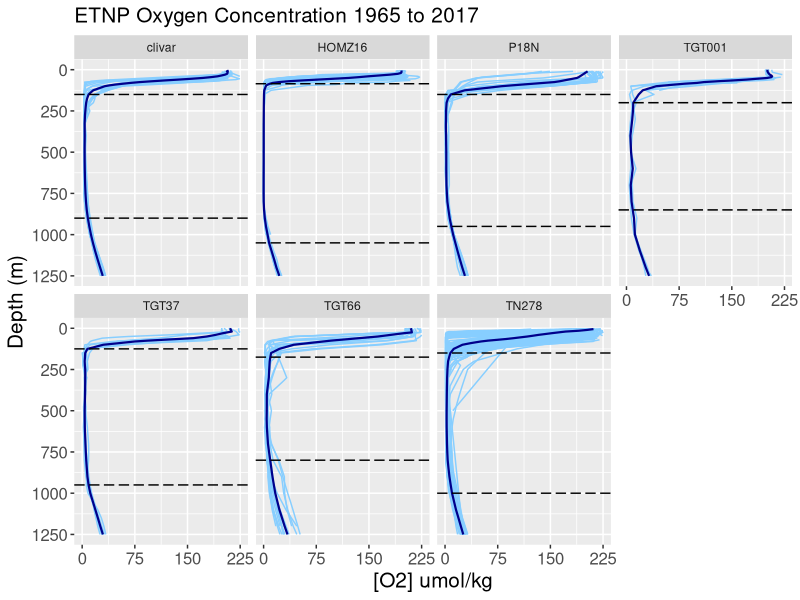
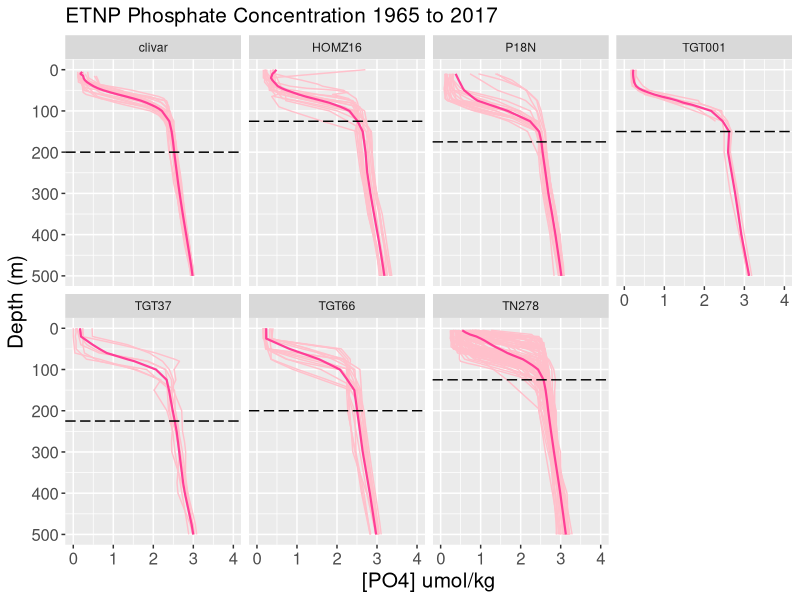
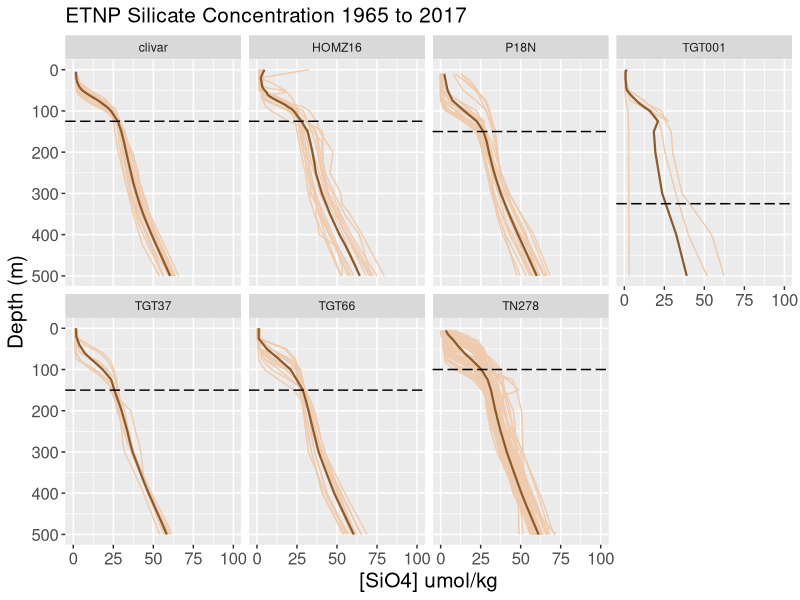
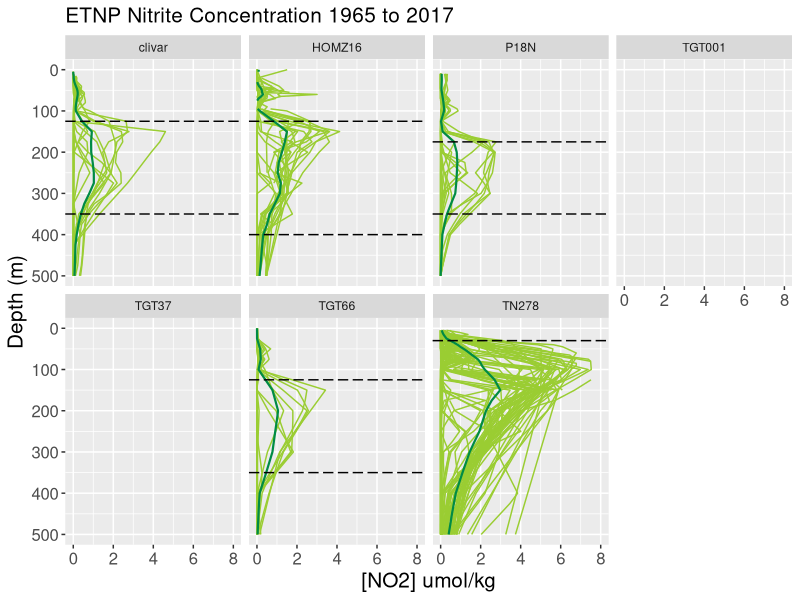
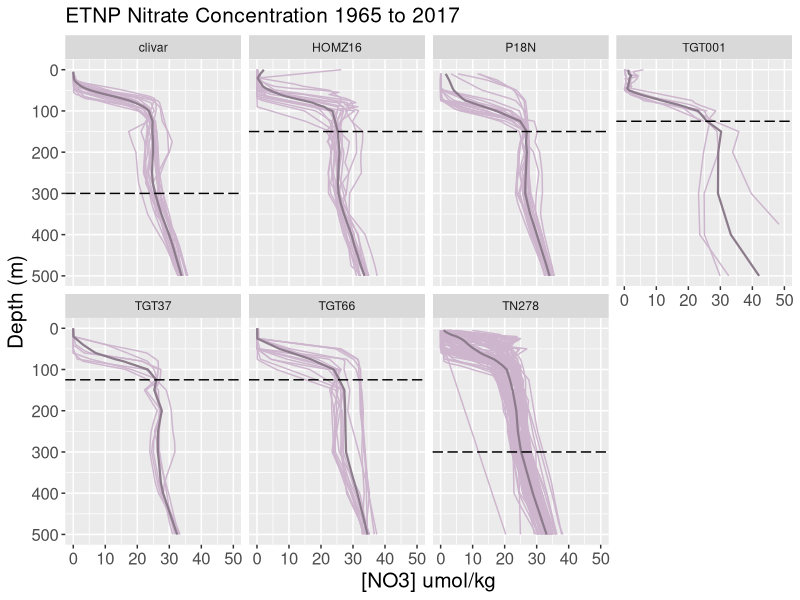
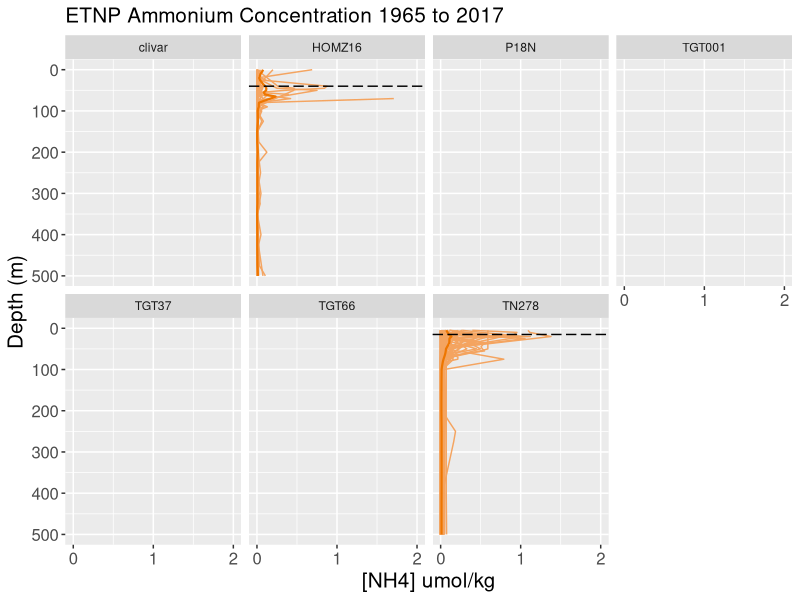
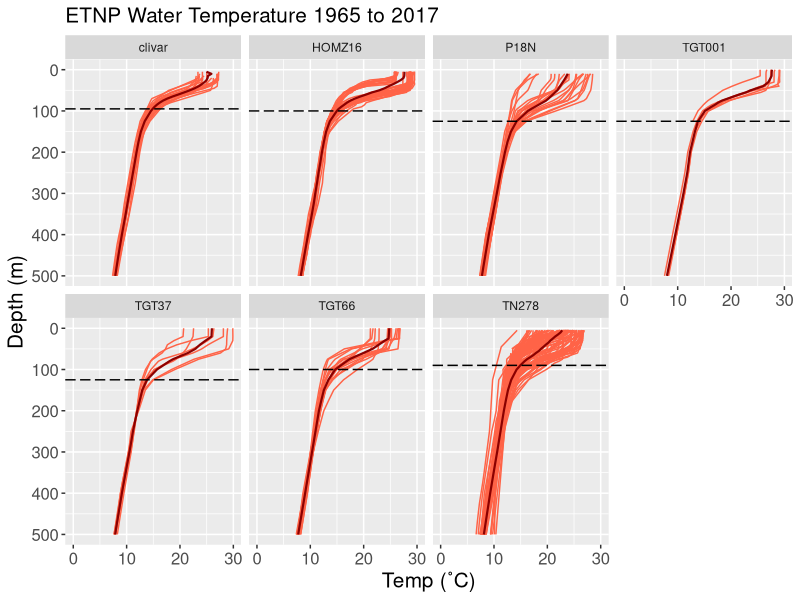
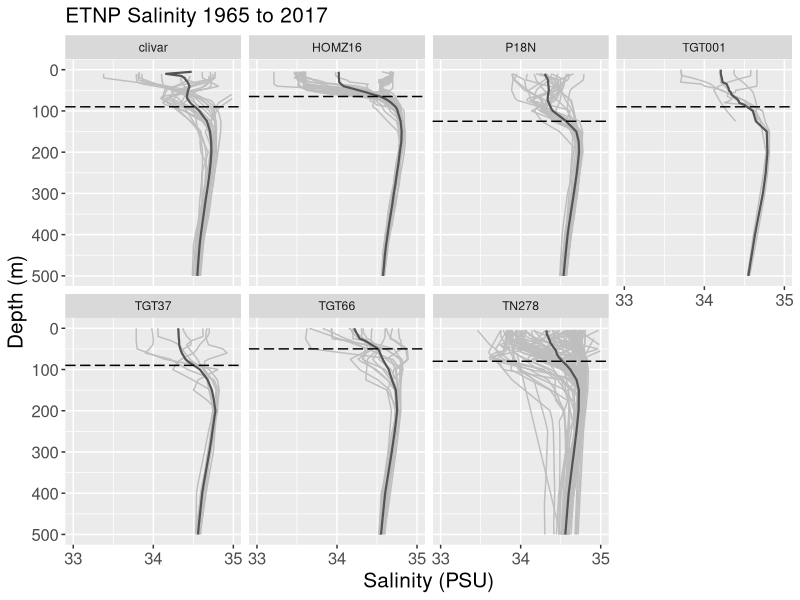

Recreate these plots in R, in order.
#LOAD PAGACKES: reshape2, ggplot2, plyr
library(reshape2)
library(ggplot2)
library(plyr)


#reading in the data
cruisesDataFrame <- read.csv('allOMZcruises.csv')
cruises <- subset(cruisesDataFrame, select = -c(date, time, bottDepth))
skq2016combined <- read.csv('skq2016combined.csv')
cruises16 <- subset(skq2016combined, select = -c(date, time, bottDepth))
cruisesALL0 <- rbind(cruises, cruises16)  
skq2016KrogslundNuts <- read.csv('krogslund_nutrients.csv')
krogslund <- subset(skq2016KrogslundNuts, select = -c(date, time, bottDepth))
cruisesALL1 <- rbind(cruises, cruises16, krogslund)
cruisesALL2 <- subset(cruisesALL1, select = -c(dateNew, timeNew, datetime, lat, long, press))

#melting data
cruisesALLm <- data.frame(melt(cruisesALL2, id.vars = c('cruise', 'station', 'depth')))

#interpolating
#WOA standard depths
by5 <- seq(0, 100, 5)
by25 <- seq(125, 500, 25)
by50 <- seq(550, 2000, 50)
by100 <- seq(2100, 9000, 100)
stdDepths <- c(by5, by25, by50, by100)

cruisesALLn <- na.omit(cruisesALLm)

#

approxR <- function(df) {
  if (nrow(df) >= 2) {
    listResult <-  approx(xy.coords(df$depth, df$value), xout = stdDepths, method = 'linear')
    data.frame(DepthBin = listResult$x, value = listResult$y)
  }
}

interp <- ddply(.data = cruisesALLn, .variables = c('cruise', 'station', 'variable'), function(df) approxR(df), .inform = TRUE)


#plotting
#making cruises in order by date
levels(interp$cruise)

interp$cruise <- factor(interp$cruise, levels = c('TGT001','TGT37', 'TGT66', 'P18N_31DSCG94_3', 'clivar', 'TN278', 'HOMZ16'), labels = c('TGT001','TGT37', 'TGT66', 'P18N', 'clivar', 'TN278', 'HOMZ16'))

#functions to generate horizontal line
#OXYGEN
ODZdepthfx <- function(df) {
  odzIdx <- which(df$V1 <= 10)
  firstIdx <- odzIdx[1]
  topODZ <- df$DepthBin[firstIdx]
  lastIdx <- odzIdx[length(odzIdx)]
  bottODZ <- df$DepthBin[lastIdx]
  data.frame(cruise = df[1, 1], topODZ, bottODZ)
}

#PHOSPHATE
PO4depthfx <- function(df) {
  Idx <- which(df$V1 >= 2.5)
  firstIdx <- Idx[1]
  topIdx <- df$DepthBin[firstIdx]
  data.frame(cruise = df[1, 1], topIdx)
}

#SILICATE
SiO4depthfx <- function(df) {
  Idx <- which(df$V1 >= 25)
  firstIdx <- Idx[1]
  topIdx <- df$DepthBin[firstIdx]
  data.frame(cruise = df[1, 1], topIdx)
}

#NITRITE
NO2depthfx <- function(df) {
  NO2Idx <- which(df$V1 >= 0.3)
  firstIdx <- NO2Idx[1]
  topNO2 <- df$DepthBin[firstIdx]
  lastIdx <- NO2Idx[length(NO2Idx)]
  bottNO2 <- df$DepthBin[lastIdx]
  data.frame(cruise = df[1, 1], topNO2, bottNO2)
}

#NITRATE
NO3depthfx <- function(df) {
  Idx <- which(df$V1 >= 25)
  firstIdx <- Idx[1]
  topIdx <- df$DepthBin[firstIdx]
  data.frame(cruise = df[1, 1], topIdx)
}

#AMMONIUM
NH4depthfx <- function(df) {
  Idx <- which(df$V1 >= 0.1)
  firstIdx <- Idx[1]
  topIdx <- df$DepthBin[firstIdx]
  data.frame(cruise = df[1, 1], topIdx)
}

#TEMP
tempdepthfx <- function(df) {
  Idx <- which(df$V1 <= 15)
  firstIdx <- Idx[1]
  topIdx <- df$DepthBin[firstIdx]
  data.frame(cruise = df[1, 1], topIdx)
}

#SALINITY
saldepthfx <- function(df) {
  Idx <- which(df$V1 >= 34.5)
  firstIdx <- Idx[1]
  topIdx <- df$DepthBin[firstIdx]
  data.frame(cruise = df[1, 1], topIdx)
}


#make a pdf with this code (comment and uncomment as needed...)
# pdf("depth profiles WITH AVG AND HLINE.pdf", width=7, height=5)

#OXYGEN
O2data <- na.omit(interp[interp$variable == 'O2',])

avgO2 <- ddply(.data = O2data, .variables = c('cruise', 'variable', 'DepthBin'), function(df) mean(df$value))

ODZdepths <- ddply(.data = avgO2, .variables = c('cruise'), function(df) ODZdepthfx(df))

hlineO2 <- data.frame(z = c(ODZdepths$topODZ, ODZdepths$bottODZ), cruise = c('TGT001', 'TGT37', 'TGT66', 'P18N', 'clivar', 'TN278', 'HOMZ16', 'TGT001', 'TGT37', 'TGT66', 'P18N', 'clivar', 'TN278', 'HOMZ16'))

ggplot() + geom_line(aes(DepthBin, value, group = station), data = O2data, col = 'skyblue1') + facet_wrap('cruise', nrow = 2) + geom_line(data = avgO2, aes(DepthBin, V1), color = 'darkblue', lwd = 0.75) + geom_vline(aes(xintercept = z), hlineO2, lty = 5) + scale_x_reverse(limits = c(1250, 0), breaks = seq(from = 0, to = 1250, by = 250), name = 'Depth (m)') + scale_y_continuous(name = '[O2] umol/kg', limits = c(0, 225), breaks = seq(from = 0, to = 225, by = 75)) + coord_flip() + ggtitle("ETNP Oxygen Concentration 1965 to 2017") + theme(plot.title = element_text(size = 15), axis.text = element_text(size = 12), axis.title = element_text(size = 15)) 

#PHOSPHATE
PO4data <- na.omit(interp[interp$variable == 'PO4',])

avgPO4 <- ddply(.data = PO4data, .variables = c('cruise', 'variable', 'DepthBin'), function(df) mean(df$value))

PO4depth <- ddply(.data = avgPO4, .variables = c('cruise'), function(df) PO4depthfx(df))

hlinePO4 <- data.frame(z = c(PO4depth$topIdx), cruise = c('TGT001', 'TGT37', 'TGT66', 'P18N', 'clivar', 'TN278', 'HOMZ16'))

# need to use 'jacdummy' variable to keep the other cruises included in the facets even though there is no data for them...
# used for NO2 and NH4

#thank you jacob!!
jacdummy <- interp[1:length(levels(interp$cruise)),]
jacdummy[,] <- NA
jacdummy$cruise <- levels(interp$cruise)

ggplot() + geom_line(aes(DepthBin, value, group = station), data = PO4data, col = 'pink') + coord_flip() + facet_wrap('cruise', nrow = 2) + geom_line(data = avgPO4, aes(DepthBin, V1), color = 'violetred1', lwd = 0.75) + geom_vline(aes(xintercept = z), hlinePO4, lty = 5) + scale_x_reverse(limits = c(500, 0), name = 'Depth (m)') + scale_y_continuous(name = '[PO4] umol/kg', limits = c(0, 4)) + ggtitle("ETNP Phosphate Concentration 1965 to 2017") + theme(plot.title = element_text(size = 15), axis.text = element_text(size = 12), axis.title = element_text(size = 15)) 

#SILICATE
SiO4data <- na.omit(interp[interp$variable == 'SiO4',])

avgSiO4 <- ddply(.data = SiO4data, .variables = c('cruise', 'variable', 'DepthBin'), function(df) mean(df$value))

SiO4depth <- ddply(.data = avgSiO4, .variables = c('cruise'), function(df) SiO4depthfx(df))

hlineSiO4 <- data.frame(z = c(SiO4depth$topIdx), cruise = c('TGT001', 'TGT37', 'TGT66', 'P18N', 'clivar', 'TN278', 'HOMZ16'))

ggplot() + geom_line(aes(DepthBin, value, group = station), data = SiO4data, col = 'peachpuff2') + coord_flip() + facet_wrap('cruise', nrow = 2) + geom_line(data = avgSiO4, aes(DepthBin, V1), color = 'tan4', lwd = 0.75) + geom_vline(aes(xintercept = z), hlineSiO4, lty = 5) + scale_x_reverse(limits = c(500, 0), name = 'Depth (m)') + scale_y_continuous(name = '[SiO4] umol/kg', limits = c(0, 100), breaks = seq(from = 0, to = 100, by = 25)) + ggtitle("ETNP Silicate Concentration 1965 to 2017") + theme(plot.title = element_text(size = 15), axis.text = element_text(size = 12), axis.title = element_text(size = 15)) 

#NITRITE
NO2data <- na.omit(interp[interp$variable == 'NO2',])

avgNO2 <- ddply(.data = NO2data, .variables = c('cruise', 'variable', 'DepthBin'), function(df) mean(df$value))

NO2depth <- ddply(.data = avgNO2, .variables = c('cruise'), function(df) NO2depthfx(df))

hlineNO2 <- data.frame(z = c(NO2depth$topNO2, NO2depth$bottNO2), cruise = c('TGT66', 'P18N', 'clivar', 'TN278', 'HOMZ16', 'TGT66', 'P18N', 'clivar', 'TN278', 'HOMZ16'))

NO2data2 <- rbind(NO2data, jacdummy)

ggplot() + geom_line(aes(DepthBin, value, group = station), data = NO2data2, col = 'yellowgreen') + coord_flip() + facet_wrap('cruise', nrow = 2) + geom_line(data = avgNO2, aes(DepthBin, V1), color = 'springgreen4', lwd = 0.75) + geom_vline(aes(xintercept = z), hlineNO2, lty = 5) + scale_x_reverse(limits = c(500, 0), name = 'Depth (m)') + scale_y_continuous(name = '[NO2] umol/kg', limits = c(0, 8)) + ggtitle("ETNP Nitrite Concentration 1965 to 2017") + theme(plot.title = element_text(size = 15), axis.text = element_text(size = 12), axis.title = element_text(size = 15)) 

#NITRATE
NO3data <- na.omit(interp[interp$variable == 'NO3',])

avgNO3 <- ddply(.data = NO3data, .variables = c('cruise', 'variable', 'DepthBin'), function(df) mean(df$value))

NO3depth <- ddply(.data = avgNO3, .variables = c('cruise'), function(df) NO3depthfx(df))

hlineNO3 <- data.frame(z = c(NO3depth$topIdx), cruise = c('TGT001', 'TGT37', 'TGT66', 'P18N', 'clivar', 'TN278', 'HOMZ16'))

ggplot() + geom_line(aes(DepthBin, value, group = station), data = NO3data, col = 'thistle3') + coord_flip() + facet_wrap('cruise', nrow = 2) + geom_line(data = avgNO3, aes(DepthBin, V1), color = 'thistle4', lwd = 0.75) + geom_vline(aes(xintercept = z), hlineNO3, lty = 5) + scale_x_reverse(limits = c(500, 0), name = 'Depth (m)') + scale_y_continuous(name = '[NO3] umol/kg', limits = c(0, 50)) + ggtitle("ETNP Nitrate Concentration 1965 to 2017") + theme(plot.title = element_text(size = 15), axis.text = element_text(size = 12), axis.title = element_text(size = 15)) 

#AMMONIUM
NH4data <- na.omit(interp[interp$variable == 'NH4',])

avgNH4 <- ddply(.data = NH4data, .variables = c('cruise', 'variable', 'DepthBin'), function(df) mean(df$value))

NH4depth <- ddply(.data = avgNH4, .variables = c('cruise'), function(df) NH4depthfx(df))

hlineNH4 <- data.frame(z = c(NH4depth$topIdx), cruise = c('TN278', 'HOMZ16'))

NH4data2 <- rbind(NH4data, jacdummy)

ggplot() + geom_line(aes(DepthBin, value, group = station), data = NH4data2, col = 'sandybrown') + coord_flip() + facet_wrap('cruise', nrow = 2) + geom_line(data = avgNH4, aes(DepthBin, V1), color = 'darkorange2', lwd = 0.75) + geom_vline(aes(xintercept = z), hlineNH4, lty = 5) + scale_x_reverse(limits = c(500, 0), name = 'Depth (m)') + scale_y_continuous(name = '[NH4] umol/kg', limits = c(0, 2), breaks = seq(from = 0, to = 2, by = 1)) + ggtitle("ETNP Ammonium Concentration 1965 to 2017") + theme(plot.title = element_text(size = 15), axis.text = element_text(size = 12), axis.title = element_text(size = 15)) 

#TEMP
tempdata <- na.omit(interp[interp$variable == 'temp',])

avgtemp <- ddply(.data = tempdata, .variables = c('cruise', 'variable', 'DepthBin'), function(df) mean(df$value))

tempdepth <- ddply(.data = avgtemp, .variables = c('cruise'), function(df) tempdepthfx(df))

hlinetemp <- data.frame(z = c(tempdepth$topIdx), cruise = c('TGT001', 'TGT37', 'TGT66', 'P18N', 'clivar', 'TN278', 'HOMZ16'))

ggplot() + geom_line(aes(DepthBin, value, group = station), data = tempdata, col = 'tomato') + facet_wrap('cruise', nrow = 2) + geom_line(data = avgtemp, aes(DepthBin, V1), color = 'darkred', lwd = 0.75) + geom_vline(aes(xintercept = z), hlinetemp, lty = 5) + scale_x_reverse(limits = c(500, 0), name = 'Depth (m)') + scale_y_continuous(name = 'Temp (˚C)', limits = c(0, 30)) + coord_flip() + ggtitle("ETNP Water Temperature 1965 to 2017") + theme(plot.title = element_text(size = 15), axis.text = element_text(size = 12), axis.title = element_text(size = 15))

#SALINITY
saldata <- na.omit(interp[interp$variable == 'sal',])

avgsal <- ddply(.data = saldata, .variables = c('cruise', 'variable', 'DepthBin'), function(df) mean(df$value))

saldepth <- ddply(.data = avgsal, .variables = c('cruise'), function(df) saldepthfx(df))

hlinesal <- data.frame(z = c(saldepth$topIdx), cruise = c('TGT001', 'TGT37', 'TGT66', 'P18N', 'clivar', 'TN278', 'HOMZ16'))

ggplot() + geom_line(aes(DepthBin, value, group = station), data = saldata, col = 'grey') + facet_wrap('cruise', nrow = 2) + geom_line(data = avgsal, aes(DepthBin, V1), color = 'grey33', lwd = 0.75) + geom_vline(aes(xintercept = z), hlinesal, lty = 5) + scale_x_reverse(limits = c(500, 0), name = 'Depth (m)') + scale_y_continuous(name = 'Salinity (PSU)', limits = c(33, 35), breaks = seq(from = 33, to = 35, by = 1)) + coord_flip() + ggtitle("ETNP Salinity 1965 to 2017") + theme(plot.title = element_text(size = 15), axis.text = element_text(size = 12), axis.title = element_text(size = 15))

#if making a pdf end with this code (comment and uncomment as needed...)
# dev.off()

